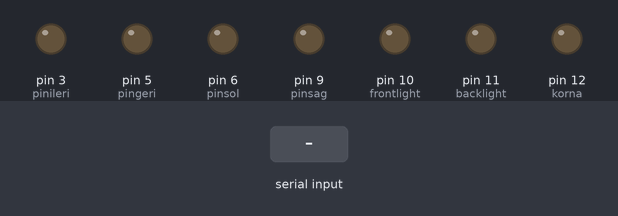
A sketch run on a simulated Arduino Uno, built with avr-gcc and run on an emulated ATmega328P. Shown: output pins drawn as LEDs (lit = HIGH). The inputs (shaded band) are chosen by the test bench.

Above: at 1.2 s.
1.3 s: "F" received over Serial
At 2.5 s:
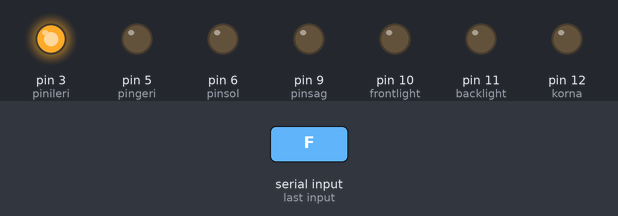
2.8 s: byte 85 ('U') received over Serial
At 3.8 s:
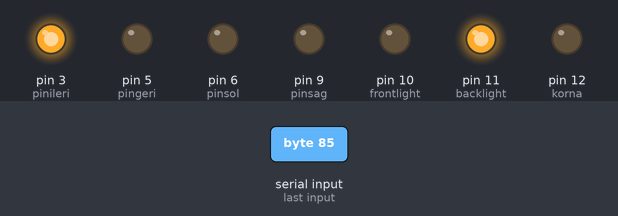
4.3 s: byte 86 ('V') received over Serial
At 5.0 s:
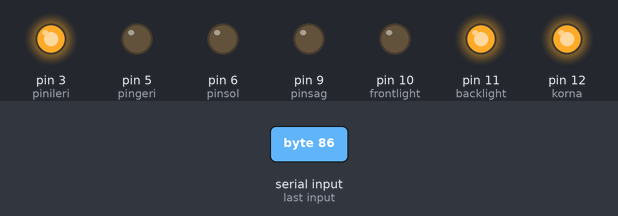
5.8 s: byte 117 ('u') received over Serial
At 6.1 s:
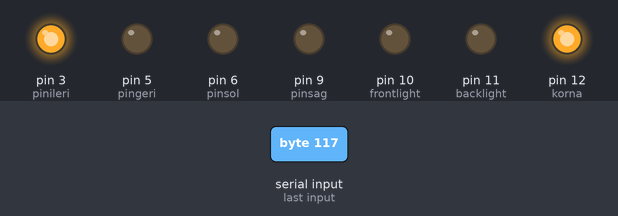
7.3 s: "B" received over Serial
At 8.5 s:
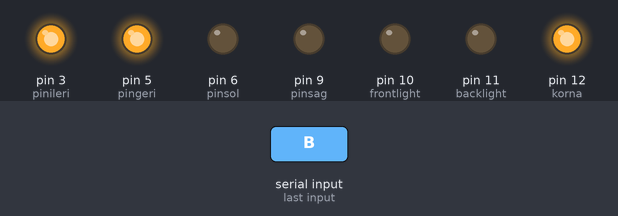
8.8 s: byte 118 ('v') received over Serial
At 9.6 s:
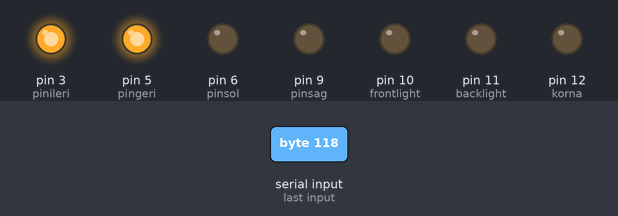
Timing chart, 0 to 11.3 s (numbered marks = the images above; inputs shaded):
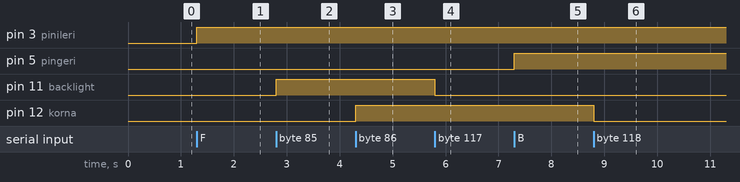

Measured:
- after the input at 1.3 s, pin 3 (pinileri): LOW → HIGH at once
- after the input at 2.8 s, pin 11 (backlight): LOW → HIGH at once
- after the input at 4.3 s, pin 12 (korna): LOW → HIGH at once
- after the input at 5.8 s, pin 11 (backlight): HIGH → LOW at once
- after the input at 7.3 s, pin 5 (pingeri): LOW → HIGH at once
- after the input at 8.8 s, pin 12 (korna): HIGH → LOW at once

The sketch:

Bluetooth_Araba_kontrolu_kullanlan.ino
```cpp
char dataIn = 'S'; // Durma fonksiyonu için karakter
int pinileri = 3; //İleri sürüş için kontrol pini
int pingeri = 5; //Geri sürüş için kontrol pini
int pinsol = 6; //Sola sürüş için kontrol pini
int pinsag = 9; //Sağa sürüş için kontrol pini
char determinant; //Program döngüsü için karakter
char det; //Program döngüsü için karakter
int frontlight = 10;
int backlight = 11;
int korna = 12;
void setup()
{
Serial.begin(9600); //HC-06 bluetooth modülü için btu 9600
pinMode(pinileri, OUTPUT);
pinMode(pingeri, OUTPUT);
pinMode(pinsol, OUTPUT);
pinMode(pinsag, OUTPUT);
pinMode(frontlight, OUTPUT);
pinMode(backlight, OUTPUT);
pinMode(korna, OUTPUT);

}

void loop()
{
det = check();
while (det == 'F') //Telefondaki programda atanmış olan ileri sürüş butonunun harf eşdeğeri
{
digitalWrite(pinileri, HIGH);
det = check();
}
while (det == 'B') //Telefondaki programda atanmış olan geri sürüş butonunun harf eşdeğeri
{
digitalWrite(pingeri, HIGH);
det = check();
}
while (det == 'L') //Telefondaki programda atanmış olan sola dönüş butonunun harf eşdeğeri
{
digitalWrite(pinsol, HIGH);
det = check();
}
while (det == 'R') //Telefondaki programda atanmış olan sağa butonunun harf eşdeğeri
{
digitalWrite(pinsag, HIGH);
det = check();
}
while (det == 'G')
{
  digitalWrite(pinileri,HIGH);
  digitalWrite(pinsol, HIGH);
  det = check();
}
while (det == 'I')
{
digitalWrite(pinileri,HIGH);
digitalWrite(pinsag, HIGH);
det = check();
}
while (det == 'H')
{
digitalWrite(pingeri, HIGH);
digitalWrite(pinsol,HIGH);
det = check();
}
while (det == 'J')
{
 digitalWrite(pingeri,HIGH);
 digitalWrite(pinsag, HIGH);
det = check();
 }
while (det == 'S') //Telefondaki programda atanmış olan durma fonksiyonun harf eşdeğeri
{
digitalWrite(pinileri, LOW);
digitalWrite(pingeri, LOW);
digitalWrite(pinsol, LOW);
digitalWrite(pinsag, LOW);
det = check();
}
while (det == 'W') //Telefondaki programda atanmış olan ön ışığı aç butonunun harf eşdeğeri
{
digitalWrite(frontlight, HIGH);
det = check();
}
while (det == 'w') //Telefondaki programda atanmış olan ön ışığı kapat butonunun harf eşdeğeri
{
digitalWrite(frontlight, LOW);
det = check();
}
while (det == 'U') //Telefondaki programda atanmış olan arka ışığı aç butonunun harf eşdeğeri
{
digitalWrite(backlight, HIGH);
det = check();
}
while (det == 'u') //Telefondaki programda atanmış olan arka ışığı kapat butonunun harf eşdeğeri
{
  digitalWrite(backlight, LOW);
 det = check();
  }
  while (det == 'V') //Telefondaki programda atanmış olan kornayı aç butonunun harf eşdeğeri
{
  digitalWrite( korna, HIGH);
det = check();
  }
  while (det == 'v') //Telefondaki programda atanmış olan kornayı kapat butonunun harf eşdeğeri
{
  digitalWrite(korna, LOW);
det = check();
  }
}

int check()
{
if (Serial.available() > 0) //Serial portun kontrollü
{
dataIn = Serial.read(); //Telefondan gelen verilerin kontrollü
if (dataIn == 'F')
{
determinant = 'F';
}
else if (dataIn == 'B')
{
determinant = 'B';
}
else if (dataIn == 'L')
{
determinant = 'L';
}
else if (dataIn == 'R')
{
determinant = 'R';
}
else if (dataIn == 'S')
{
determinant = 'S';
}
 else if (dataIn == 'G')
{
determinant = 'G';
}
else if (dataIn == 'I')
{
determinant = 'I';
}
else if (dataIn == 'H')
{
determinant = 'H';
}
else if (dataIn == 'J')
{
determinant = 'J';
}
else if (dataIn == 'W')
{
determinant = 'W';
}
else if (dataIn == 'w')
{
determinant = 'w';
}
else if (dataIn == 'U')
{
determinant = 'U';
}
else if (dataIn == 'u')
{
determinant = 'u';
}
else if (dataIn == 'V')
{
determinant = 'V';
}
else if (dataIn == 'v')
{
determinant = 'v';
}
}
return determinant;
}
```
